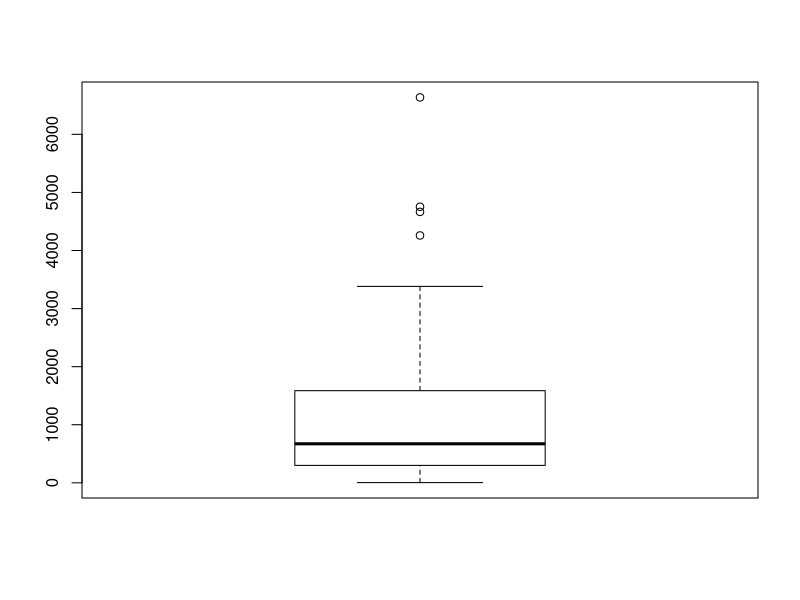
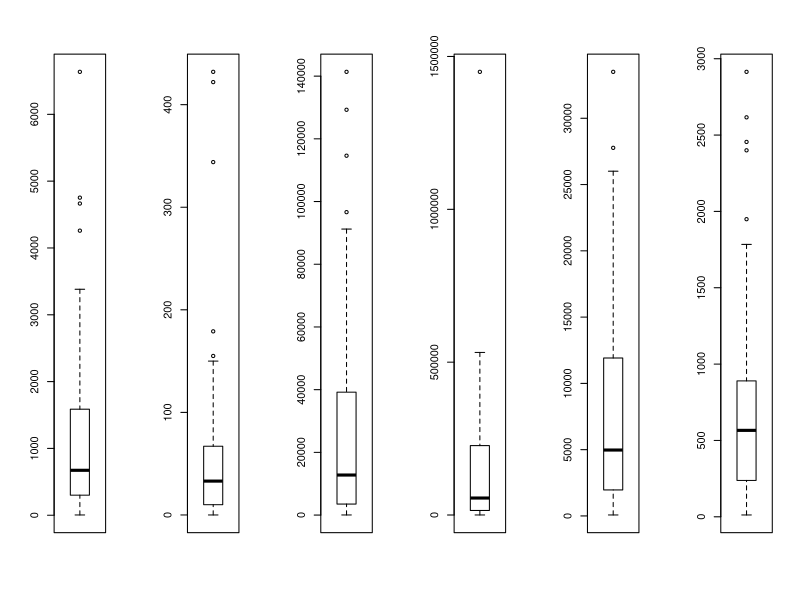

Reproduce these figures in R, in order.
install.packages("ggplot2")

library(ggplot2)

df <- read.csv(file = "./CSVs/metricsByProject.csv", header = TRUE)

# testing
boxplot(df$ms_computed, col = "white", names = "scenarios")
median(df$ms_computed)
sd(df$ms_computed)


# Code to generate 6 box-plots together
par(mfrow=c(1,6))
boxplot(df$ms_computed, col = "white")
boxplot(df$ms_conflicted, col = "white")
boxplot(df$number_of_files, col = "white")
boxplot(df$number_of_chunks, col = "white")
boxplot(df$number_of_commits, col = "white")
boxplot(df$number_of_developers, col = "white")

